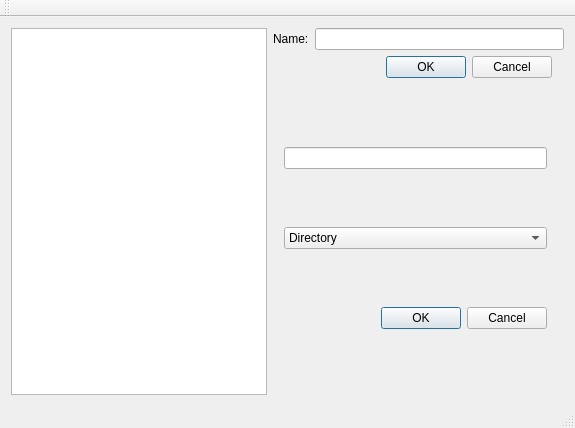
<?xml version="1.0" encoding="UTF-8"?>
<ui version="4.0">
 <class>MainWindow</class>
 <widget class="QMainWindow" name="MainWindow">
  <property name="geometry">
   <rect>
    <x>0</x>
    <y>0</y>
    <width>575</width>
    <height>428</height>
   </rect>
  </property>
  <property name="windowTitle">
   <string>MainWindow</string>
  </property>
  <widget class="QWidget" name="centralWidget">
   <layout class="QGridLayout" name="gridLayout_3">
    <item row="0" column="1">
     <widget class="QLabel" name="label">
      <property name="text">
       <string>Name:</string>
      </property>
     </widget>
    </item>
    <item row="0" column="2" colspan="3">
     <widget class="QLineEdit" name="NameEditor"/>
    </item>
    <item row="0" column="0" rowspan="3">
     <widget class="QTreeView" name="treeView"/>
    </item>
    <item row="1" column="2">
     <widget class="QDialogButtonBox" name="ElementNameButton">
      <property name="standardButtons">
       <set>QDialogButtonBox::Cancel|QDialogButtonBox::Ok</set>
      </property>
     </widget>
    </item>
    <item row="2" column="1" colspan="3">
     <widget class="QStackedWidget" name="stackedWidget">
      <property name="currentIndex">
       <number>3</number>
      </property>
      <widget class="QWidget" name="ContextEditorLine">
       <layout class="QGridLayout" name="gridLayout_5">
        <item row="0" column="0">
         <widget class="QLabel" name="LineEditorLabel">
          <property name="text">
           <string>Content:</string>
          </property>
         </widget>
        </item>
        <item row="0" column="1">
         <widget class="QLineEdit" name="lineEdit"/>
        </item>
        <item row="1" column="0" colspan="2">
         <widget class="QDialogButtonBox" name="LineEditorBox">
          <property name="standardButtons">
           <set>QDialogButtonBox::Cancel|QDialogButtonBox::Ok</set>
          </property>
         </widget>
        </item>
       </layout>
      </widget>
      <widget class="QWidget" name="ContextEditorText">
       <layout class="QGridLayout" name="gridLayout_6">
        <item row="0" column="0">
         <widget class="QPlainTextEdit" name="plainTextEdit"/>
        </item>
        <item row="1" column="0">
         <widget class="QDialogButtonBox" name="TexteditBox">
          <property name="standardButtons">
           <set>QDialogButtonBox::Cancel|QDialogButtonBox::Ok</set>
          </property>
         </widget>
        </item>
       </layout>
      </widget>
      <widget class="QWidget" name="ContextEditorDropbox">
       <layout class="QGridLayout" name="gridLayout_4">
        <item row="0" column="0">
         <widget class="QComboBox" name="comboBox">
          <item>
           <property name="text">
            <string>False</string>
           </property>
          </item>
          <item>
           <property name="text">
            <string>True</string>
           </property>
          </item>
         </widget>
        </item>
        <item row="1" column="0">
         <widget class="QDialogButtonBox" name="comboButton">
          <property name="standardButtons">
           <set>QDialogButtonBox::Cancel|QDialogButtonBox::Ok</set>
          </property>
         </widget>
        </item>
       </layout>
      </widget>
      <widget class="QWidget" name="NewFile">
       <layout class="QGridLayout" name="gridLayout_7">
        <item row="0" column="0">
         <widget class="QLineEdit" name="NewFileName"/>
        </item>
        <item row="1" column="0">
         <widget class="QComboBox" name="FiletypeSelector">
          <item>
           <property name="text">
            <string>Directory</string>
           </property>
          </item>
          <item>
           <property name="text">
            <string>Boolean</string>
           </property>
          </item>
          <item>
           <property name="text">
            <string>8-bit signed integer</string>
           </property>
          </item>
          <item>
           <property name="text">
            <string>16-bit signed integer</string>
           </property>
          </item>
          <item>
           <property name="text">
            <string>32-bit signed integer</string>
           </property>
          </item>
          <item>
           <property name="text">
            <string>64-bit signed integer</string>
           </property>
          </item>
          <item>
           <property name="text">
            <string>8-bit unsigned integer</string>
           </property>
          </item>
          <item>
           <property name="text">
            <string>16-bit unsigned integer</string>
           </property>
          </item>
          <item>
           <property name="text">
            <string>32-bit unsigned integer</string>
           </property>
          </item>
          <item>
           <property name="text">
            <string>64-bit unsigned integer</string>
           </property>
          </item>
          <item>
           <property name="text">
            <string>32-bit floating point number</string>
           </property>
          </item>
          <item>
           <property name="text">
            <string>64-bit floating point number</string>
           </property>
          </item>
          <item>
           <property name="text">
            <string>8-bit string</string>
           </property>
          </item>
          <item>
           <property name="text">
            <string>16-bit string</string>
           </property>
          </item>
          <item>
           <property name="text">
            <string>32-bit string</string>
           </property>
          </item>
         </widget>
        </item>
        <item row="2" column="0">
         <widget class="QDialogButtonBox" name="ApproveNewFile">
          <property name="standardButtons">
           <set>QDialogButtonBox::Cancel|QDialogButtonBox::Ok</set>
          </property>
         </widget>
        </item>
       </layout>
      </widget>
     </widget>
    </item>
   </layout>
  </widget>
  <widget class="QMenuBar" name="menuBar">
   <property name="geometry">
    <rect>
     <x>0</x>
     <y>0</y>
     <width>575</width>
     <height>28</height>
    </rect>
   </property>
  </widget>
  <widget class="QToolBar" name="mainToolBar">
   <attribute name="toolBarArea">
    <enum>TopToolBarArea</enum>
   </attribute>
   <attribute name="toolBarBreak">
    <bool>false</bool>
   </attribute>
  </widget>
  <widget class="QStatusBar" name="statusBar"/>
 </widget>
 <layoutdefault spacing="6" margin="11"/>
 <resources/>
 <connections/>
</ui>
